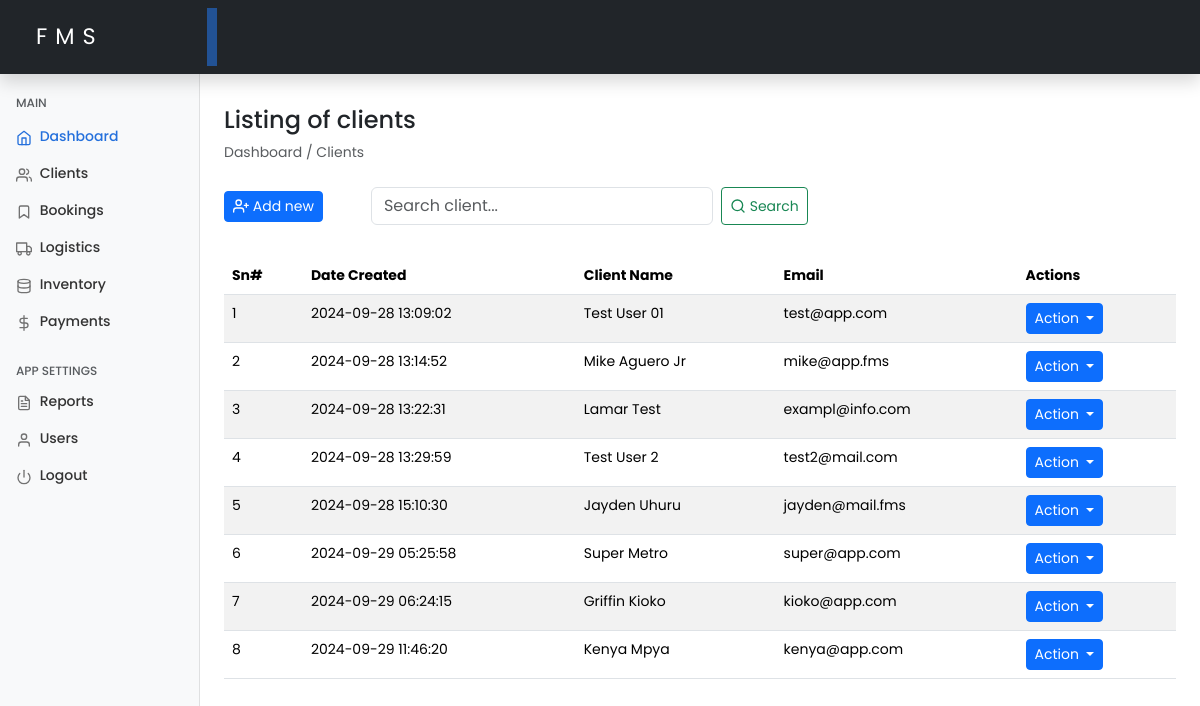
The page /clients.php (signed in) on the database its author committed.
### tables this page shows
CREATE TABLE `clients` (
  `id` int(11) NOT NULL,
  `full_name` varchar(100) NOT NULL,
  `email` varchar(100) DEFAULT NULL,
  `phone` varchar(15) DEFAULT NULL,
  `address` varchar(255) DEFAULT NULL,
  `created_at` timestamp NOT NULL DEFAULT current_timestamp(),
  `updated_at` timestamp NOT NULL DEFAULT current_timestamp() ON UPDATE current_timestamp()
);

### includes/functions.php (called while the page is built, shortened)
<?php
require_once 'config.php';
function getClients()
{
    global $conn;
    $clients = [];
    $sql = "SELECT * FROM clients";
    $result = $conn->query($sql);
    if ($result->num_rows > 0) {
        while ($row = $result->fetch_assoc()) {
            $clients[] = $row;
        }
    }
    return $clients;
}

### clients.php (the view, shortened to what this page needs)
<?php
include 'includes/functions.php';
$clients = getClients();
include './includes/header.php';
include './includes/sidebar.php';
?>
<main class="col-md-9 ms-sm-auto col-lg-10 px-md-4 mt-2">
    <h4 class="mt-4">Listing of clients</h4>
    <ol class="breadcrumb mb-2">
        <li class="breadcrumb-item active">Dashboard / Clients</li>
    </ol>
    <div class="d-flex justify-content-start flex-wrap flex-md-nowrap align-items-center pt-3 pb-2 mb-4 border-bottom-none">
        <button type="button" class="btn btn-sm btn-primary me-5 d-flex align-items-center" data-bs-toggle="modal" data-bs-target="#exampleModal">
            <span data-feather="user-plus"></span>&nbsp;Add new
        </button>
        <form class="d-flex" onsubmit="return false;">
            <input class="form-control me-2" type="search" id="searchInput" placeholder="Search client..." aria-label="Search" required>
            <button class="btn btn-sm btn-outline-success d-flex align-items-center" id="searchButton" type="button">
                <span data-feather="search"></span>&nbsp;Search
            </button>
        </form>
    </div>
    <table class="table table-striped" id="clientsTable">
        <thead>
            <tr>
                <th>Sn#</th>
                <th>Date Created</th>
                <th>Client Name</th>
                <th>Email</th>
                <th>Actions</th>
            </tr>
        </thead>
        <tbody>
            <?php if (empty($clients)): ?>
                <tr>
                    <td colspan="5" class="text-center text-danger">
                        <strong>Ooops! No clients found.</strong>
                    </td>
                </tr>
            <?php else: ?>
                <?php foreach ($clients as $index => $client): ?>
                    <tr>
                        <td><?php echo $index + 1; ?></td>
                        <td><?php echo htmlspecialchars($client['created_at']); ?></td>
                        <td><?php echo htmlspecialchars($client['full_name']); ?></td>
                        <td><?php echo htmlspecialchars($client['email']); ?></td>
                        <td>
                            <div class="dropdown">
                                <button class="btn btn-sm btn-primary dropdown-toggle" type="button" data-bs-toggle="dropdown" aria-expanded="false">
                                    Action
                                </button>
                            </div>
                        </td>
                    </tr>
                <?php endforeach; ?>
            <?php endif; ?>
        </tbody>
    </table>
</main>
<?php include './includes/footer.php'; ?>

### assets/css/dashboard.css (style rules this page uses)
* { margin: 0; padding: 0; box-sizing: border-box; }
body { font-size: .875rem; font-family: "Poppins", sans-serif; }
.feather { width: 16px; height: 16px; vertical-align: text-bottom; }

### rows shown on the page
clients: created_at "2024-09-28 13:09:02", full_name "Test User 01", email "test@app.com"
clients: created_at "2024-09-28 13:14:52", full_name "Mike Aguero Jr", email "mike@app.fms"
clients: created_at "2024-09-28 13:22:31", full_name "Lamar Test", email "exampl@info.com"
clients: created_at "2024-09-28 13:29:59", full_name "Test User 2", email "test2@mail.com"
clients: created_at "2024-09-28 15:10:30", full_name "Jayden Uhuru", email "jayden@mail.fms"
clients: created_at "2024-09-29 05:25:58", full_name "Super Metro", email "super@app.com"
clients: created_at "2024-09-29 06:24:15", full_name "Griffin Kioko", email "kioko@app.com"
clients: created_at "2024-09-29 11:46:20", full_name "Kenya Mpya", email "kenya@app.com"
